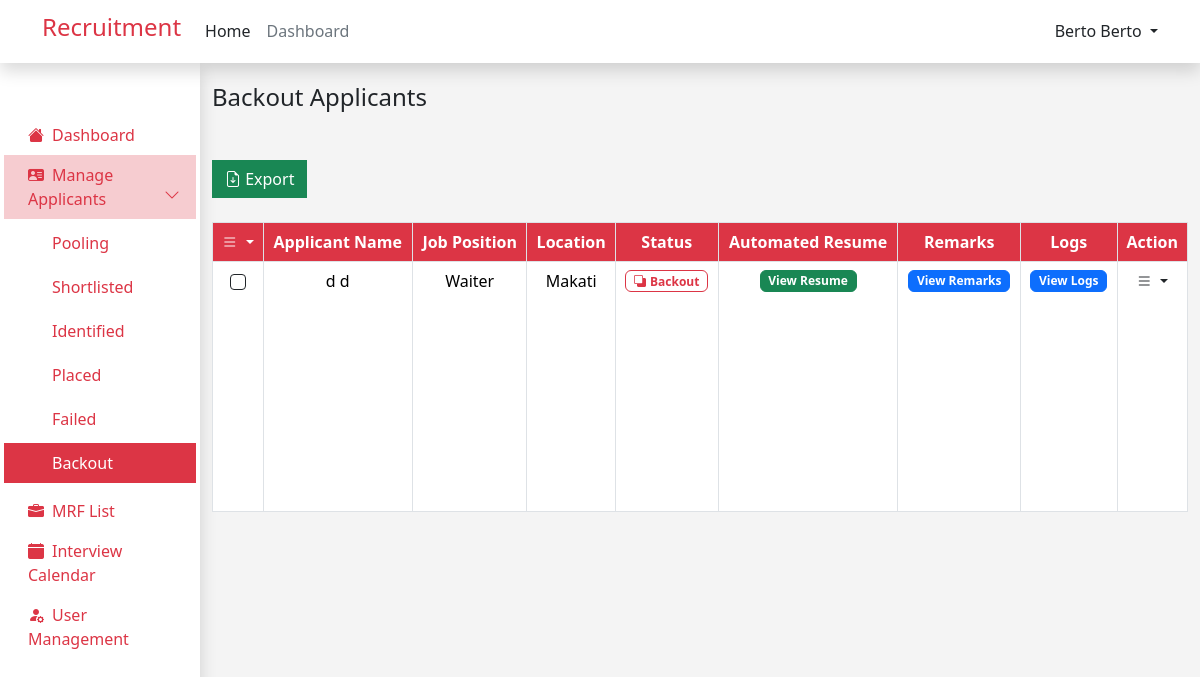
The page /admin/backout_applicant.php (signed in) on the database its author committed.
### tables this page shows
CREATE TABLE `job_applicants` (
  `id` int(12) NOT NULL,
  `user_id` int(12) NOT NULL,
  `job_id` int(12) NOT NULL,
  `application_status` varchar(255) NOT NULL,
  `interview_date` datetime DEFAULT NULL,
  `remark` text NOT NULL,
  `employee_id` int(11) NOT NULL
);

CREATE TABLE `user` (
  `id` int(11) NOT NULL,
  `first_name` varchar(255) NOT NULL,
  `last_name` varchar(255) NOT NULL,
  `email` varchar(255) NOT NULL,
  `password` varchar(255) NOT NULL,
  `role` varchar(255) NOT NULL,
  `resume` varchar(255) NOT NULL,
  `branch` varchar(255) NOT NULL
);

CREATE TABLE `mrfs` (
  `id` int(11) NOT NULL,
  `industry` varchar(255) NOT NULL,
  `mrf_status` varchar(255) NOT NULL,
  `closed_date` date NOT NULL,
  `request_date` date NOT NULL DEFAULT current_timestamp(),
  `client` varchar(255) NOT NULL,
  `location` varchar(255) NOT NULL,
  `aging_days` varchar(255) NOT NULL,
  `mrf_number` varchar(255) NOT NULL,
  `new_request` varchar(255) NOT NULL,
  `head_count` int(11) NOT NULL,
  `job_position` varchar(255) NOT NULL,
  `contract_type` varchar(255) NOT NULL,
  `classification` varchar(255) NOT NULL,
  `placed` int(11) NOT NULL,
  `variance` int(11) NOT NULL,
  `cancel` int(11) NOT NULL,
  `job_description` text NOT NULL,
  `qualification` text NOT NULL,
  `remarks` text NOT NULL
);

### components/applicants_table.php (the view, shortened to what this page needs)
<link rel="stylesheet" href="https://cdn.datatables.net/2.0.3/css/dataTables.dataTables.min.css">
<tbody style="height: 250px;">
    <?php
    while ($row = mysqli_fetch_assoc($result)) {
        ?>
        <tr>
            <td class="text-center">
                <div class="form-check d-flex justify-content-center ">
                    <input class="form-check-input  border border-1 border-dark" type="checkbox" name="checkbox_value[]"
                        value="<?php echo $row['id']; ?>">
                </div>
            </td>
            <td>
                <?php echo $row['first_name'] . ' ' . $row['last_name']; ?>
            </td>
            <td>
                <?php
                if ($row['application_status'] == 'Pooling') {
                    ?>
                    <button type="button" class="btn btn-primary badge" data-bs-toggle="modal" data-bs-target="#viewMRFModal"
                        data-applicantId="<?php echo $row['id']; ?>">
                        Select MRF List
                    </button>
                    <?php
                } else {
                    echo $row['job_position'];
                }
                ?>
            </td>
            <td>
                <?php
                if ($row['application_status'] !== 'Pooling') {
                    echo $row['location'];
                }
                ?>
            </td>
            <td>
                <?php
                $status = $row['application_status'];
                switch ($status) {
                        ?>
                        <?php
                    case 'Backout':
                        ?>
                        <span class=" badge badge border border-danger text-danger ">
                            <i class="bi bi-back me-1"></i>Backout
                        </span>
                        <?php
                        break;
                        ?>
                        <?php
                }
                ?>
            </td>
            <td>
                <button type="button" class="btn btn-success badge " data-bs-toggle="modal"
                    data-bs-target="#viewResumeModal<?php echo $row['id']; ?>">
                    View Resume
                </button>
            </td>
            <td>
                <button type="button" class="btn btn-primary badge " data-bs-toggle="modal"
                    data-bs-target="#viewRemarksModal<?php echo $row['id']; ?>">
                    View Remarks
                </button>
            </td>
            <td>
                <button type="button" class="btn btn-primary badge " data-bs-toggle="modal"
                    data-bs-target="#viewLogsModal<?php echo $row['id']; ?>">
                    View Logs
                </button>
            </td>
            <td>
                <div class="dropdown">
                    <a href="#" class="link-danger text-decoration-none dropdown-toggle text-dark" id="dropdownUser2"
                        data-bs-toggle="dropdown" aria-expanded="false">
                        <i class="bi bi-list"></i>
                    </a>
                </div>
            </td>
        </tr>
        <?php
    }
    ?>
</tbody>

### rows shown on the page
job_applicants: user.first_name "d", user.last_name "d", mrfs.job_position "Waiter", mrfs.location "Makati", application_status "Backout" (drawn)

### other values the page prints
$user "Berto Berto"
